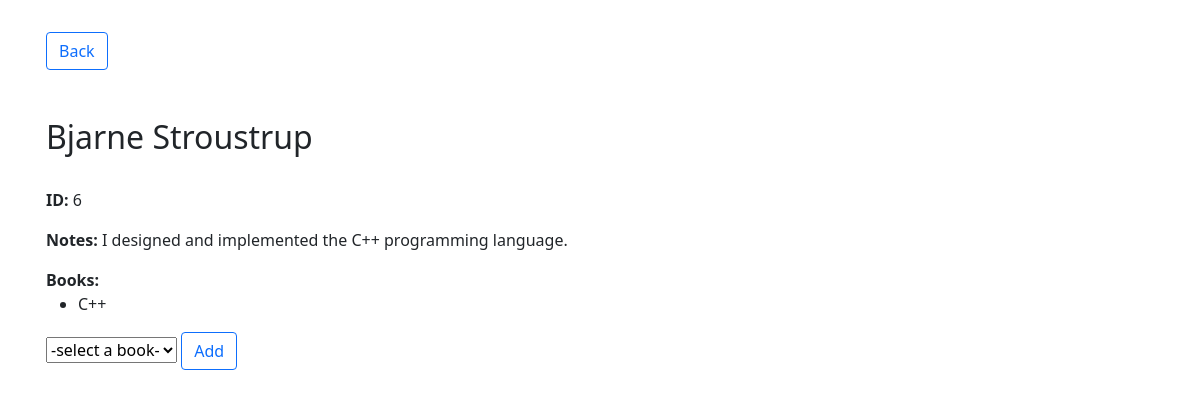
The app's page /display_authors/6 with its own data.
### books_authors_app/models.py (models this page shows)
class Author(models.Model):
    first_name = models.CharField(max_length=255)
    last_name = models.CharField(max_length=255)
    notes = models.TextField()
    books = models.ManyToManyField(Book, related_name='authors')
    created_at = models.DateTimeField(auto_now_add=True)
    updated_at = models.DateTimeField(auto_now=True)

class Book(models.Model):
    title = models.CharField(max_length=255)
    desc = models.TextField()
    created_at = models.DateTimeField(auto_now_add=True)
    updated_at = models.DateTimeField(auto_now=True)

### books_authors_app/views.py (the view)
# urls.py: path('display_authors/<int:author_id>', views.display_authors),
def display_authors(request, author_id):
    context = {
        "this_author": Author.objects.get(id=author_id),
        "all_books": Book.objects.all(),
    }
    return render(request, 'displayAuthors.html', context)

### books_authors_app/templates/displayAuthors.html (shortened to what this page needs)
<!DOCTYPE html>
<html lang="en">
<head>
    <link href="https://cdn.jsdelivr.net/npm/bootstrap@5.0.0-beta2/dist/css/bootstrap.min.css" rel="stylesheet">
</head>
<body>
    <div class="container p-3 mt-3">
        <a href="/authors"><button type="submit" class="btn btn-outline-primary">Back</button></a>
        <br><br><br>
        <h2>{{this_author.first_name}} {{this_author.last_name}}</h2>
        <br>
        <p><b>ID: </b>{{this_author.id}}</p>
        <p><b>Notes: </b>{{this_author.notes}}</p>
        <li class="list-group"><b>Books:</b></li>
        <ul class="list-item">
            {% for book in this_author.books.all %}
            <li class="list-item">{{book.title}}</li>
            {% endfor %}
        </ul>
        <form action="/add_book_to_author" method="post" class="form-group">
            <select name="book_id">
                <option selected>-select a book-</option>
            </select>
            <input type="submit" class="btn btn-outline-primary" value="Add">
        </form>
    </div>
</body>
</html>

### records on screen
Author: first_name "Bjarne", last_name "Stroustrup", id "6", notes "I designed and implemented the C++ programming language."
Book: title "C++"
